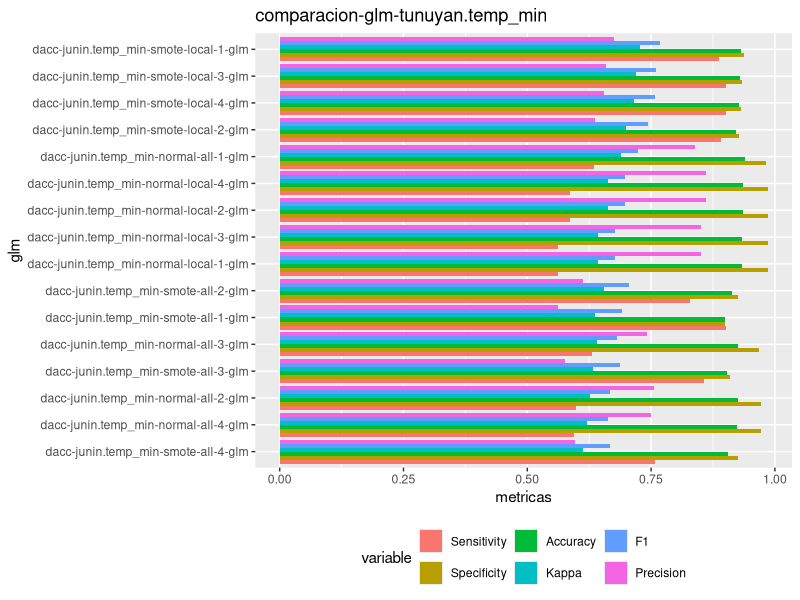
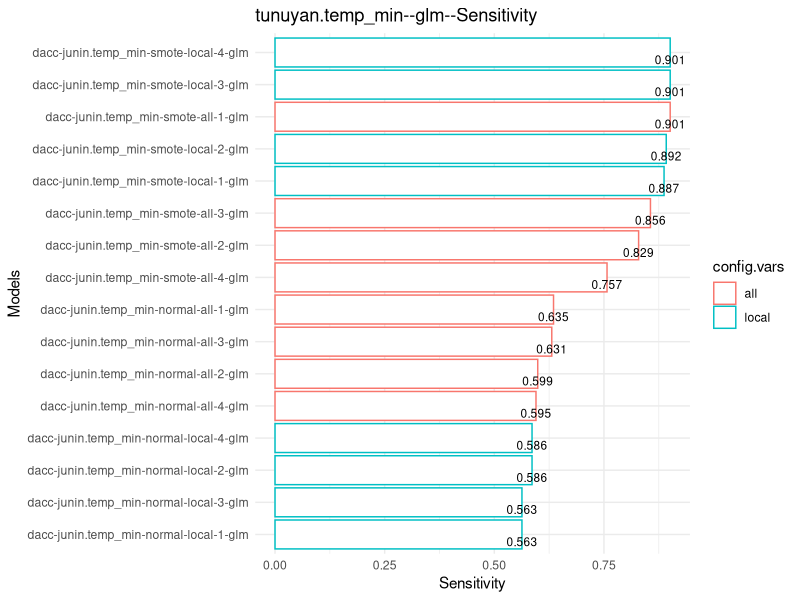
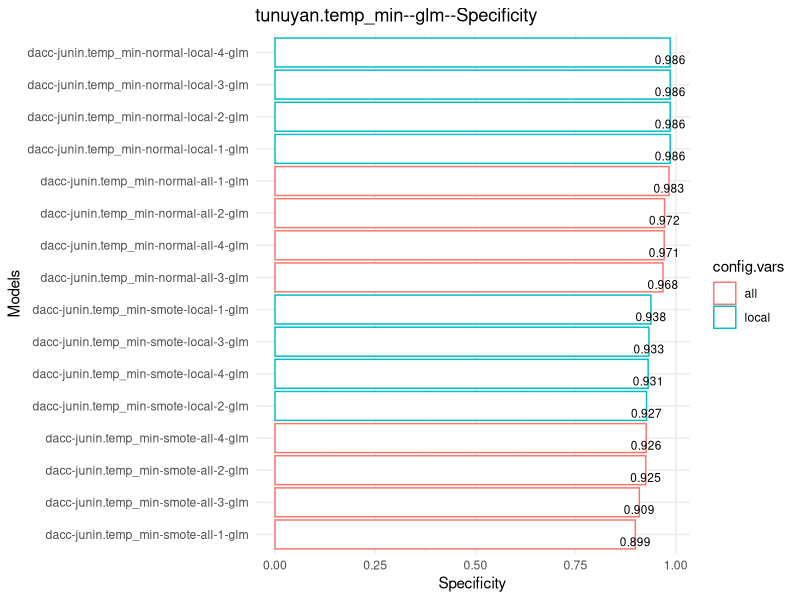
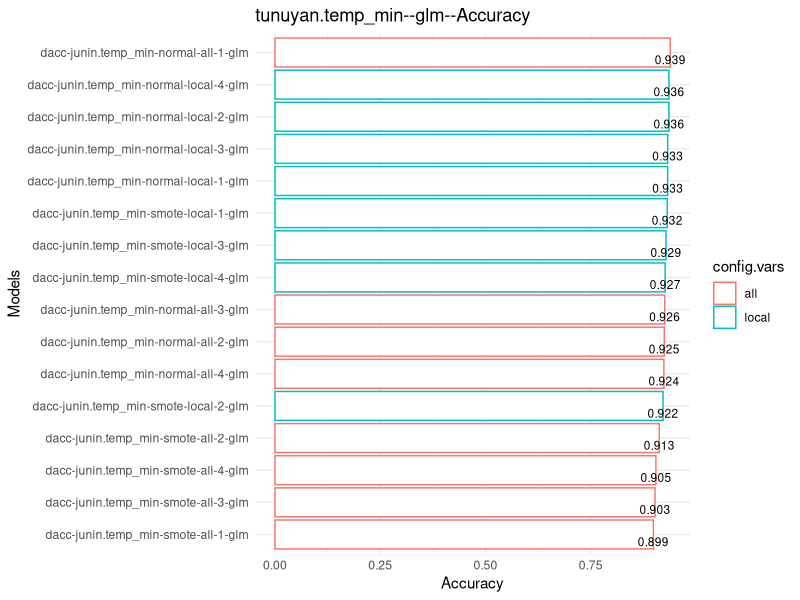
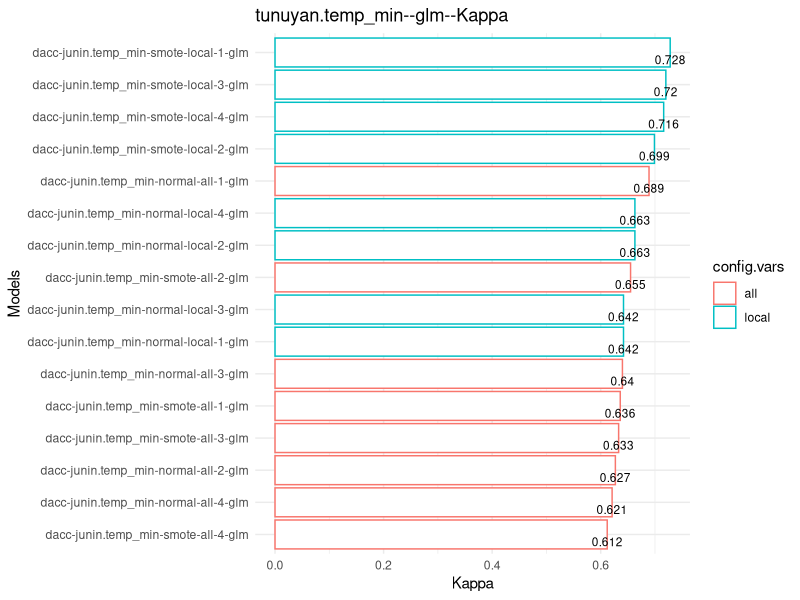
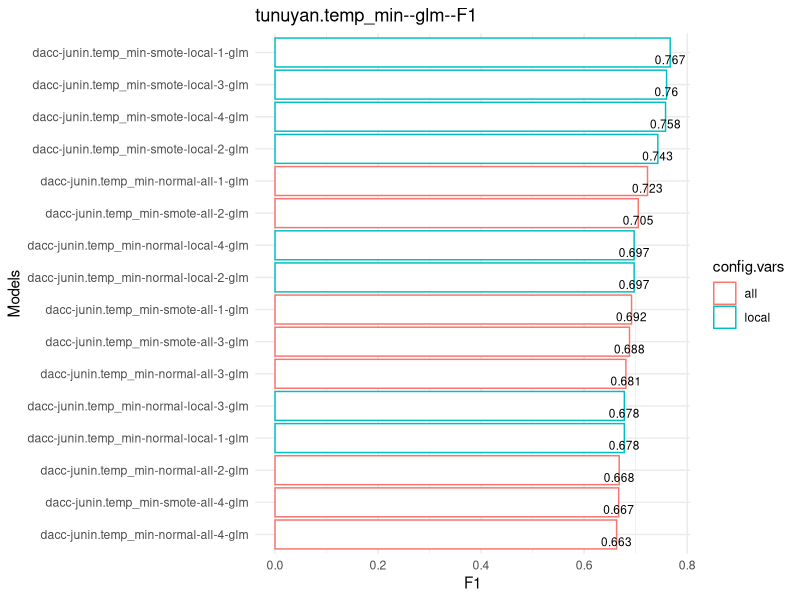
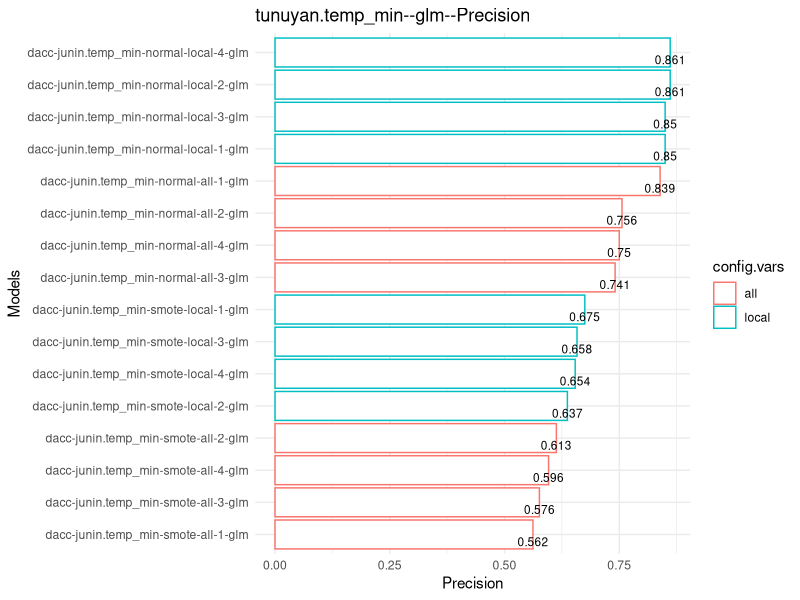
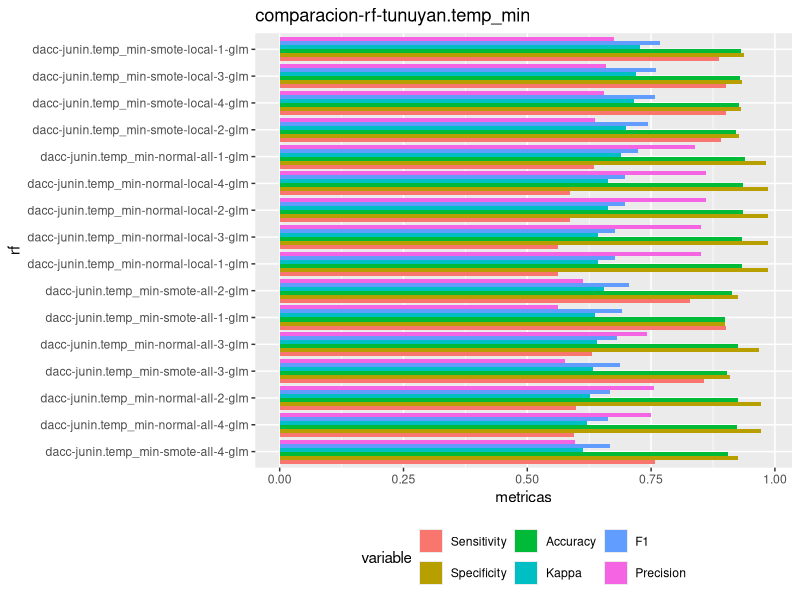

R code for these plots, in order:
#' ## Resultados clasificación
#' 

library(readr)
library(ggplot2)
library(gridExtra)
library(tidyverse)
library(lazyeval)

dataset <- read_csv("classification-results.csv")
dataset[,8:ncol(dataset)] <- round(dataset[,8:ncol(dataset)],digits = 3)

#' ESTACION: valores posibles en la columna vars. Son las estaciones meteorológicas
print(unique(dataset$var))
#' DATASET: valores posibles "dacc", faltan casos de "dacc-temp","dacc-spring"
#' 
#' Caso columna o dato que evalue si colabora o no el enfoque agregar vecinos.
#' 

ESTACION <- "junin.temp_min"
DATASET <- "dacc"
ALGORITMO <- "glm"

stations <- unique(dataset$var)
algoritmos <- unique(dataset$alg)
metrics <- c("FAR","Sensitivity","Specificity","Accuracy","Kappa","F1","Precision")
#' ## Carga dataset
#' Creación de dataset genérico para resultados clasificación
df <- dataset %>%
  unite(dataset, 
        col=label,c("dataset","var","config.train","config.vars","T","alg"),
        sep = "-",remove=FALSE) %>% 
  select(label,dataset,var,config.train,config.vars,T,alg,FAR,Sensitivity,Specificity,Accuracy,Kappa,F1,Precision) 


#' # Gráficos barras comparativos por recall, precision, F1, sensitivity, etc, indicando local - all
plot_ranking_alg <- function(df,m,s,alg)
{
  df2 <- df 
  # renombrar columna con la métrica
  colnames(df2)[which(colnames(df2) == m)] <- c("metric")
  
  p <- ggplot(data=df2, aes(x= reorder(label,metric), y=metric, 
                       color=config.vars)) +
    geom_bar(stat="identity",fill="white")+
    geom_text(aes(label=metric), vjust=1.3, color="black", size=3) +
    coord_flip()+
    theme_minimal() +
    labs(x = "Models",y=m, title=paste(s,alg,m,sep="--"))
  print(p)
  #plot(p)
  
}
#' # Comparativas de sensitivity, precision, F1,
#'

#' #' ## MOSTRAR RANKING POR recall, precision, F1, sensitivity, etc
plot_comparativo <- function(df,s,alg)
{
 
    df3 <- melt(df,id=(c("label","dataset","var","config.train","config.vars","T","alg")))
    
    
   p<-  ggplot(data=df3, aes(x= reorder(label,value), y=value, fill=variable)) +
      geom_bar(stat="identity",position=position_dodge())+
      coord_flip()+
      theme(legend.position="bottom") +
      labs(x = alg, y = "metricas", title=paste("comparacion",alg,s,sep="-"))
   print(p)
}

library(reshape2)


metrics <- c("Sensitivity","Specificity","Accuracy","Kappa","F1","Precision") #"FAR",

for(s in stations)
{
  for(a in algoritmos)
  {
    
    df3 <- df %>%
      select(label,dataset,var,config.train,config.vars,T,alg,Sensitivity,Specificity,Accuracy,Kappa,F1,Precision) %>%
      filter(dataset == DATASET & var == ESTACION  & alg==ALGORITMO) # & T == 1 ) %>%
    
    plot_comparativo(df3,s,a)
    
    for(m in metrics){
      plot_ranking_alg(df3,m,s,a)
      
    }
  }
}




